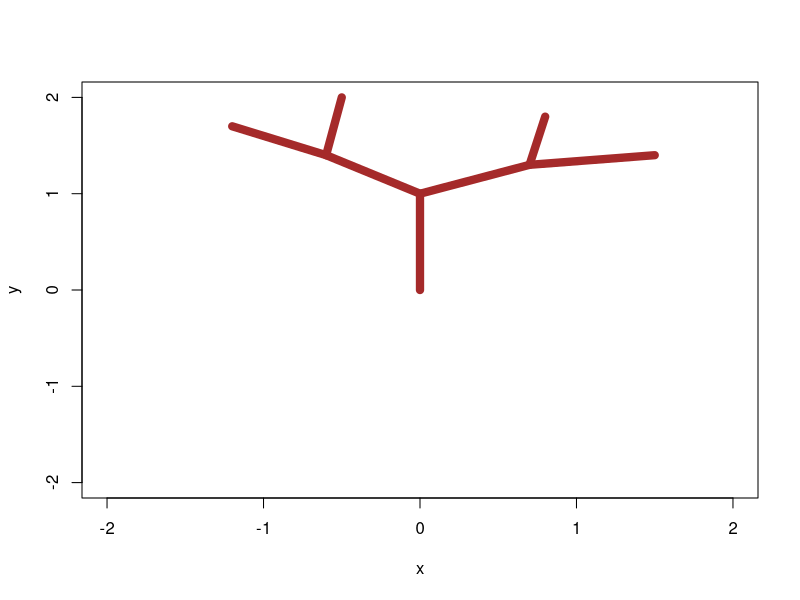

Reproduce this figure in R. (Note: this script raises an error after producing the figure.)
u <- c(3,6,7)
v <- c(12,13,14)

#1.) excercise
print(u+v) #sum
print(u*v) #scalar product
print(sqrt(sum(u^2))) #length of u
print(sqrt(sum(v^2))) #length of v
print(sqrt(sum((u+v)^2))) #length of sum of u and v

#2.) excercise
B <- matrix(c(1, 0, 4, 
              2, 0, 5,
              3, 0, 6),
            nrow = 3, ncol = 3,
            byrow = T)

print(B %*% u)
print(B %*% v)
print(B %*% (u + v))
print(B %*% B %*% u)

#3.) exercise
X <- matrix(c(1, 2, 
              1, 0),
            nrow = 2, ncol = 2,
            byrow = T)
print(det(X)) # determinant of X
print(eigen(X)$values) # eigen values of X (v1 & v2)
print(det(X) == prod(eigen(X)$values)) 

#𝑋 * v1 =𝜆1 * v1
v1 = eigen(X)$vectors[,1]
Xv1 = X %*% v1
lambda1 = Xv1 / v1
print(eigen(X)$values[1] == lambda1[1])

#𝑋 * v2 =𝜆2 * v2
v2 = eigen(X)$vectors[,2]
Xv2 = X %*% v2
lambda2 = Xv2 / v2
print(eigen(X)$values[2] == lambda2[1])

draw_a_tree <- function(x, y, lines = F) {
  # x-coordinates of nodes in the tree
  # (NA values creates breaks in the line, 'lifting the pen'):
  x <- x
  # y-coordinates:
  y <- y
  # Plot a brown tree, with thick branches
  ifelse(lines,
         lines(x, y, col='green', lwd=8),
         plot(x, y, type='l', col='brown', lwd=8,
              xlim=c(-2,2), ylim=c(-2,2))) # lwd sets the line thickness
}

x1 <- c(0, 0, 0.7, 1.5, NA, 0.7, 0.8, NA, 0, -0.6, -1.2, NA, -0.6, -0.5)
y1 <- c(0, 1, 1.3, 1.4, NA, 1.3, 1.8, NA, 1.0, 1.4, 1.7, NA, 1.4, 2.0)

draw_a_tree(x1, y1)
draw_a_tree(0.5*x1, 0.5*y1, T)
